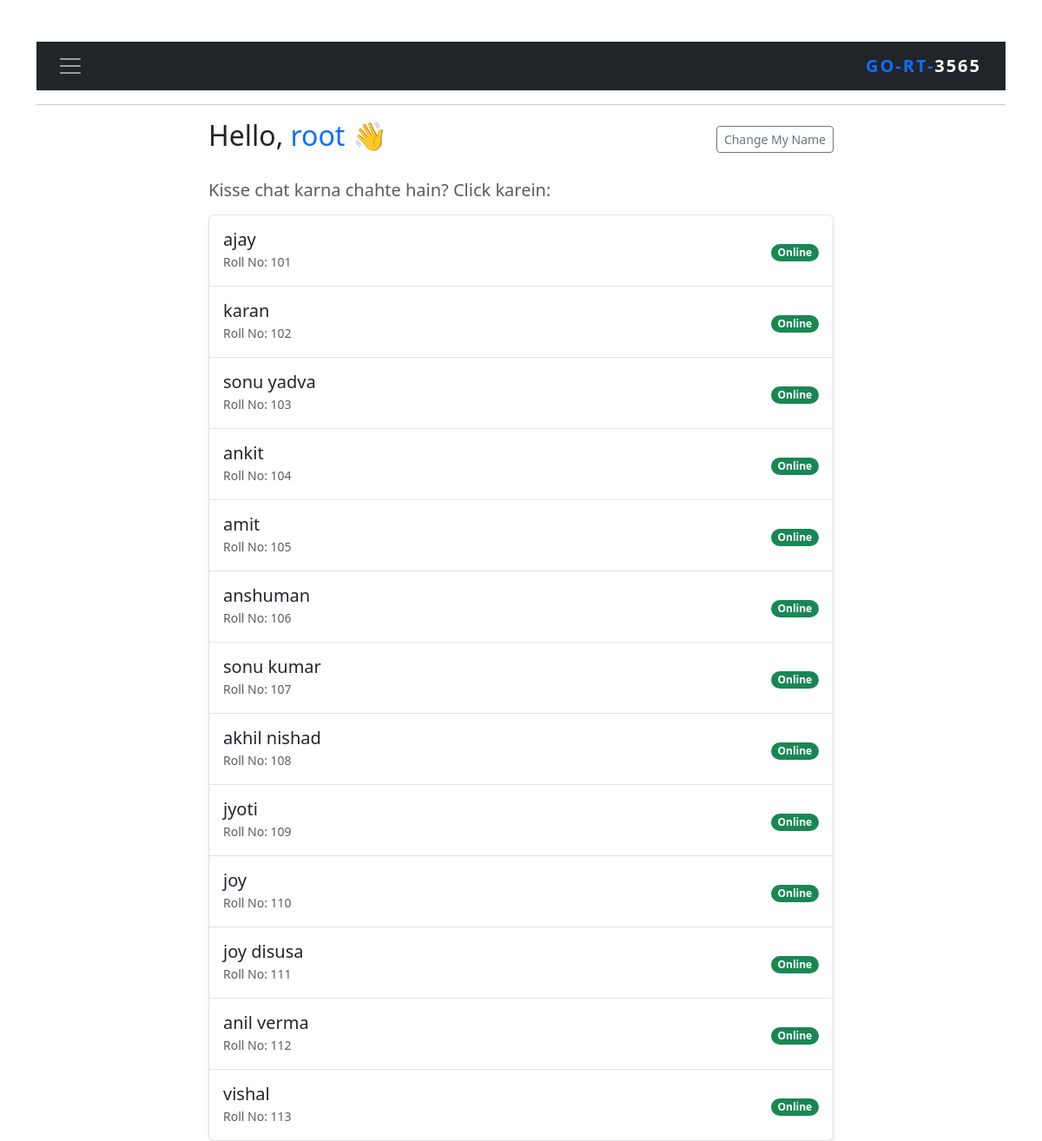
The app's page /lobby/ (signed in) with its own data.
### piks/models.py (models this page shows, shortened)
class Student(models.Model):
    name = models.CharField(max_length=100)
    roll = models.IntegerField(unique=True)

### piks/views.py (the view)
# urls.py: path('lobby/', views.chat_lobby, name='chat_lobby'),
def chat_lobby(request):
    my_name = request.session.get('user_name')
    if not my_name:
        return redirect('set_name')
    students = Student.objects.exclude(name=my_name)
    min_date = datetime.datetime(1900, 1, 1, tzinfo=datetime.timezone.utc)
    user_data = []
    for s in students:
        unread_count = PrivateChat.objects.filter(sender=s.name, receiver=my_name, is_read=False).count()
        last_msg = PrivateChat.objects.filter(
            Q(sender=my_name, receiver=s.name) | Q(sender=s.name, receiver=my_name)
        ).order_by('-timestamp').first()
        user_data.append({
            'info': s,
            'unread': unread_count,
            'last_time': last_msg.timestamp if last_msg else min_date
        })
    user_data.sort(key=lambda x: x['last_time'], reverse=True)
    return render(request, 'chat_lobby.html', {'user_data': user_data})

### piks/templates/chat_lobby.html (shortened to what this page needs)
 {% extends 'base.html' %}
{% block content %}
<div class="container">
    <div class="row">
        <div class="col-md-8 mx-auto">
            <div class="d-flex justify-content-between align-items-center mb-4">
                <h2>Hello, <span class="text-primary">{{ request.session.user_name }}</span> 👋</h2>
                <a href="{% url 'set_name' %}" class="btn btn-sm btn-outline-secondary">Change My Name</a>
            </div>
            <h5 class="text-muted mb-3">Kisse chat karna chahte hain? Click karein:</h5>
<div class="list-group shadow-sm">
    {% for item in user_data %}
    <a href="{% url 'personal_chat' item.info.name %}"
       class="list-group-item list-group-item-action d-flex justify-content-between align-items-center py-3">
        <div>
            <strong class="h5 mb-0">{{ item.info.name }}</strong>
            <br><small class="text-muted">Roll No: {{ item.info.roll }}</small>
        </div>
        <div class="text-end">
            <span class="badge bg-success rounded-pill d-block mt-1">Online</span>
        </div>
    </a>
    {% endfor %}
</div>
        </div>
    </div>
</div>
{% endblock %}

### records on screen
Student: info.name "ajay", info.roll "101"
Student: info.name "karan", info.roll "102"
Student: info.name "sonu yadva", info.roll "103"
Student: info.name "ankit", info.roll "104"
Student: info.name "amit", info.roll "105"
Student: info.name "anshuman", info.roll "106"
Student: info.name "sonu kumar", info.roll "107"
Student: info.name "akhil nishad", info.roll "108"
Student: info.name "jyoti", info.roll "109"
Student: info.name "joy", info.roll "110"
Student: info.name "joy disusa", info.roll "111"
Student: info.name "anil verma", info.roll "112"
Student: info.name "vishal", info.roll "113"

### other values on screen
{{ request.session.user_name }} "root"
